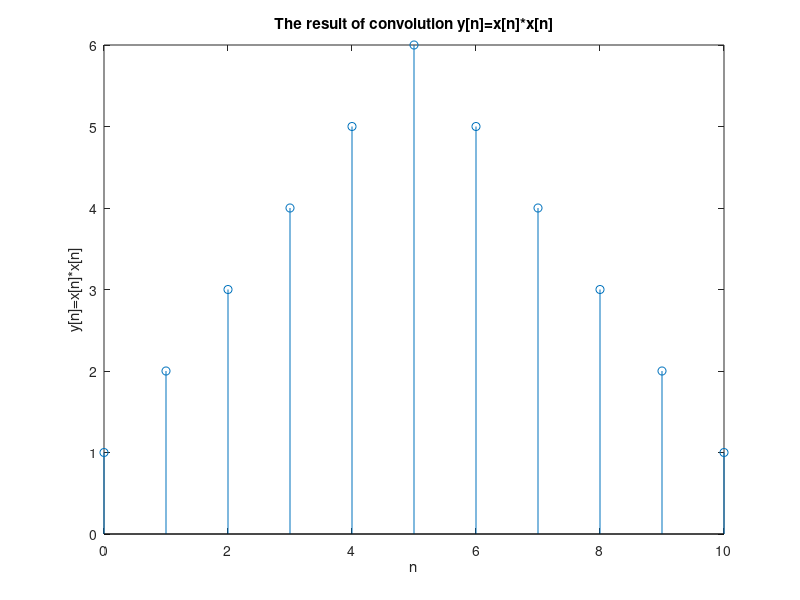
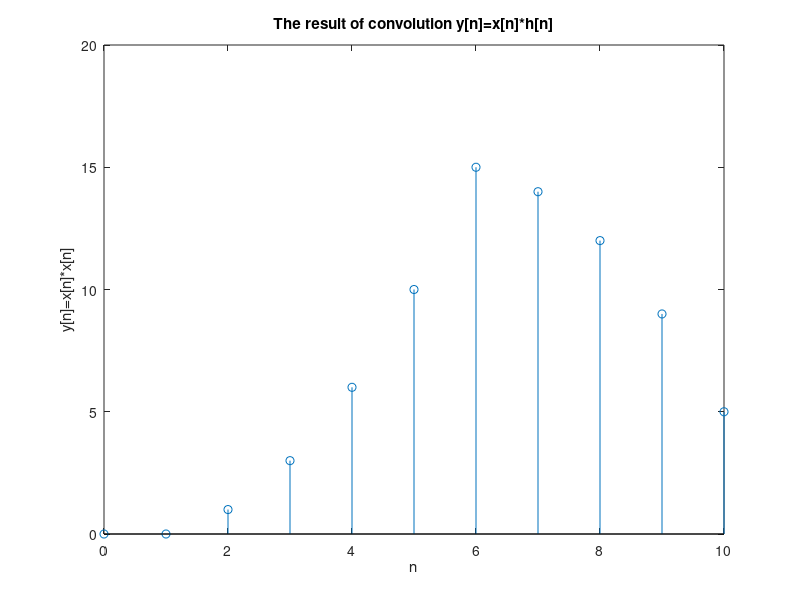
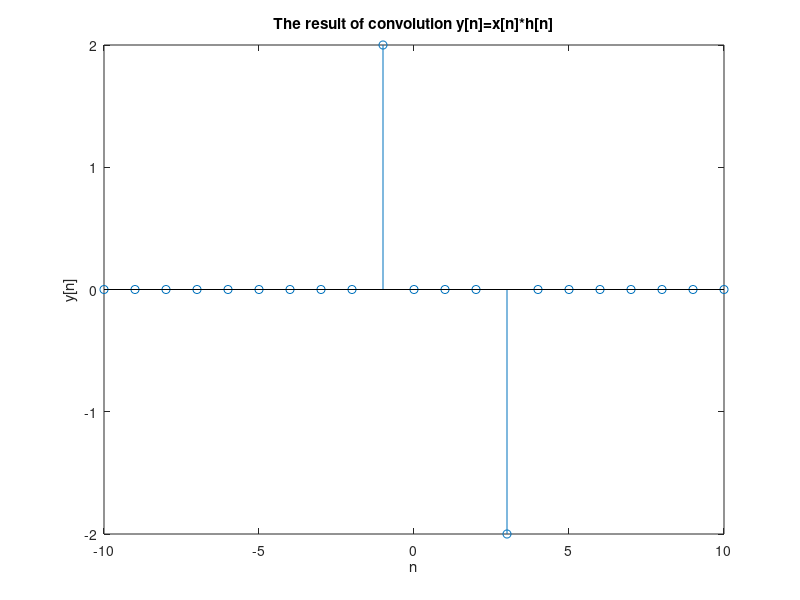
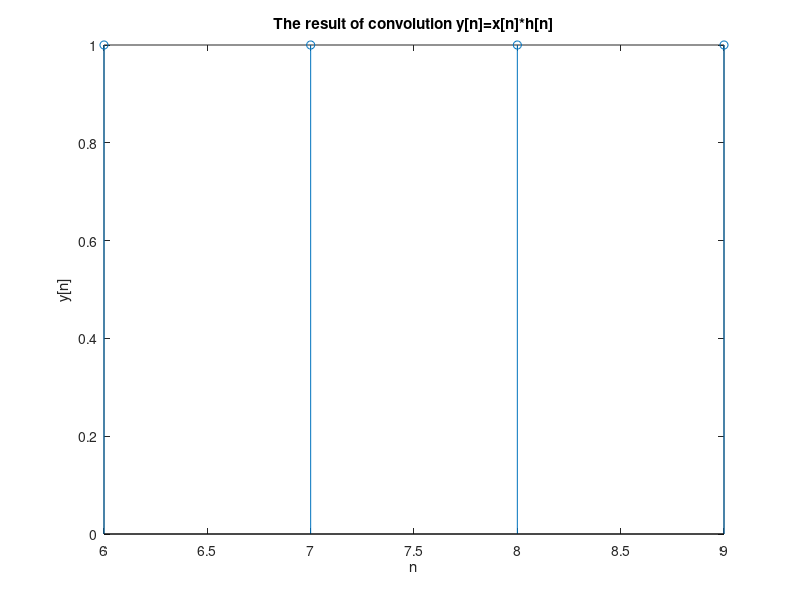

These charts were generated, in order, by the following MATLAB code: (Note: this script raises an error after producing the figures.)
%Name: Matlab/CUDA: Signals and Systems Lab 3rd
%Auther: Changgang Zheng
%Student Number UESTC:2016200302027
%Student Number UoG:2289258z
%Institution: Glasgow College UESCT
%Question: Perform convolution. 2.1(a)(b)(c), 2.7(a)(b)(c)(d)(e)

function  problem_1st
    %% Question 2.1 a
    x=ones(1,6);
    y=[ 1  2  3  4  5  6  5  4  3  2  1]; %y[n]=x[0]x[n]+x[1]x[n-1]+x[2]x[n-2]+x[3]x[n-3]+x[4]x[n-4]+x[5]x[n-5]
    %%
    %% Question 2.1 b
    x_a=[ones(1,6)];
    y_a=conv(x_a,x_a);
    ny_a = [0:10];
    
    figure;                     % create a window for ploting 
    stem(ny_a,y_a)              % plot the picture
    title('The result of convolution y[n]=x[n]*x[n]');  % name the title of the figure as ''The result of convolution y[n]=x[n]*x[n]''
    xlabel('n');                % name the label of x-axis as 'n'
    ylabel('y[n]=x[n]*x[n]');   % name the label of y-axis as 'y[n]=x[n]*x[n]'
    %%
    
    %% Question 2.1 c
    h=[0 1 2 3 4 5];
    y=[0 0 1 3 6 10 15 14 12 9 5]; % y[n]=x[0]h[n]+x[1]h[n-1]+x[2]h[n-2]+x[3]h[n-3]+x[4]h[n-4]+x[5]h[n-5]

    x_c=[0 ones(1,5)];
    h_c=[0:5];
    y_c=conv(x_c,h_c);
    n_c=[0:10];
    
    figure;                     % create a window for ploting 
    stem(n_c,y_c);              % plot the picture
    title('The result of convolution y[n]=x[n]*h[n]');  % name the title of the figure as 'The result of convolution y[n]=x[n]*h[n]'
    xlabel('n');                % name the label of x-axis as 'n'
    ylabel('y[n]=x[n]*x[n]');   % name the label of y-axis as 'y[n]=x[n]*x[n]'
    %%

    
    %% Question 2.7 a 
    X_a=[zeros(1,5) 1 0 1 zeros(1,3)];
    H_a=[zeros(1,4) 2 0 -2 zeros(1,4)];
    Y_a=conv(X_a,H_a);
    N_a=[-10:10];
    
    figure;                     % create a window for ploting 
    stem(N_a,Y_a)               % plot the picture
    title('The result of convolution y[n]=x[n]*h[n]');  % name the title of the figure as 'The result of convolution y[n]=x[n]*h[n]'
    xlabel('n');                % name the label of x-axis as 'n'
    ylabel('y[n]');             % name the label of y-axis as 'y[n]'
    %%
    
    %% Question 2.7 b
    % We make an assumption that a<b and c<d
    % N_b is from a+c to b+d
    a=2;
    b=4;
    c=4;
    d=5;
    
    N_b=(a+c:b+d);
    X_b=[1 zeros(1,b-a-1) 1];
    H_b=[1 zeros(1,d-c-1) 1];
    Y_b=conv(H_b,X_b);
    
    figure;                     % create a window for ploting 
    stem(N_b,Y_b);              % plot the picture
    title('The result of convolution y[n]=x[n]*h[n]');  % name the title of the figure as 'The result of convolution y[n]=x[n]*h[n]'
    xlabel('n');                % name the label of x-axis as 'n'
    ylabel('y[n]');             % name the label of y-axis as 'y[n]'
    %%
    
    %% Question 2.7 c
    N_c=[0:24];
    U_c=[zeros(1,2) ones(1,23)];
    H_c=ones(1,15);
    X_c=((1/2).^(N_c-2)).*U_c;
    Y_c=conv(X_c,H_c);
    
    H_c_long=ones(1,100);
    Y_c_long=conv(X_c,H_c_long);
    
    figure;                                             % create a window for ploting 
    stem([0:38],Y_c)                                    % plot the picture
    hold on;
    stem([-2:38],Y_c_long(1:41),'p')
    % hold on;                                          % plot the star picture
    % stem([39:45],zeros(1,7),'p')                      % plot the picture
    title('The result of convolution y[n] when h[n] is from 0 to 14 or -2 to infinity');  % name the title of the figure as 'The result of convolution'
    xlabel('n');                                        % name the label of x-axis as 'n'
    ylabel('y[n]');                                     % name the label of y-axis as 'y[n]'
    
    %%
    
    %% Question 2.7 d
    syms Nd
    Hd =@(Nd)0.9^Nd;
    H_d = zeros(1,100);  
    
    for i=1:10
        H_d(i) = subs(Nd,Hd(i-1));
    end
    
    N_d=[0:99];
    X_d = cos(N_d.^2).*sin(2*pi.*N_d/5);
    Y_d=conv(X_d,H_d);

    figure;                     % create a window for ploting 
    stem([0:99],Y_d(1:100))     % plot the picture
    title('The result of convolution y[n]=h[n]*x[n]');  % name the title of the figure as 'The result of convolution y[n]=x[n]*h[n]'
    xlabel('n');                % name the label of x-axis as 'n'
    ylabel('y[n]');             % name the label of y-axis as 'y[n]'
    
    
    %%
    
    %% Question 2.7 e
    X_d1=[X_d(1,1:50) zeros(1,50)];
    X_d2=[zeros(1,50) X_d(1,51:100)];

    Y_d1=conv(X_d1,H_d);
    Y_d2=conv(X_d2,H_d);
    
    
    figure; % create a window for ploting 
    subplot(3,1,1)          
    stem([0:99],Y_d1(1:100))        % plot the picture
    title('The result of convolution y_d1[n]=h[n]*x_d1[n]');  % name the title of the figure as 'The result of convolution y[n]=x[n]*h[n]'
    xlabel('n');                % name the label of x-axis as 'n'
    ylabel('y_d1[n]');          % name the label of y-axis as 'y_d1[n]'
    subplot(3,1,2)
    stem([0:99],Y_d2(1:100))    % plot the picture
    title('The result of convolution y[n]=h[n]*x_d2[n]');  % name the title of the figure as 'The result of convolution y[n]=x[n]*h[n]'
    xlabel('n');                % name the label of x-axis as 'n'
    ylabel('y_d2[n]');          % name the label of y-axis as 'y_d2[n]'
    subplot(3,1,3)
    stem([0:99],Y_d1(1:100)+Y_d2(1:100))    % plot the picture
    title('The result of convolution y[n]=y_d1[n]+y_d2[n]');  % name the title of the figure as 'The result of convolution y[n]=y_d1[n]+y_d2[n]'
    xlabel('n');                % name the label of x-axis as 'n'
    ylabel('y[n]');             % name the label of y-axis as 'y[n]'
    
    %%
    
    
        